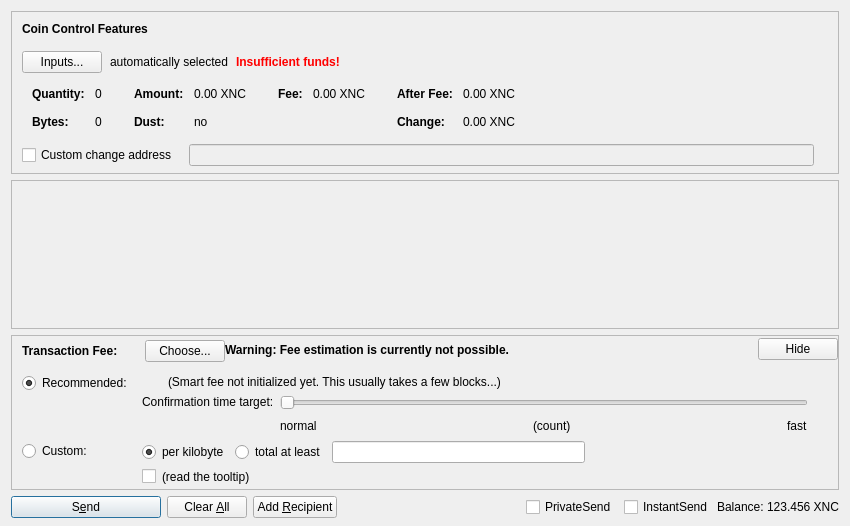
<?xml version="1.0" encoding="UTF-8"?>
<ui version="4.0">
 <class>SendCoinsDialog</class>
 <widget class="QDialog" name="SendCoinsDialog">
  <property name="geometry">
   <rect>
    <x>0</x>
    <y>0</y>
    <width>850</width>
    <height>526</height>
   </rect>
  </property>
  <property name="windowTitle">
   <string>Send Coins</string>
  </property>
  <layout class="QVBoxLayout" name="verticalLayout" stretch="0,1,0,0">
   <property name="bottomMargin">
    <number>8</number>
   </property>
   <item>
    <widget class="QFrame" name="frameCoinControl">
     <property name="sizePolicy">
      <sizepolicy hsizetype="Expanding" vsizetype="Expanding">
       <horstretch>0</horstretch>
       <verstretch>0</verstretch>
      </sizepolicy>
     </property>
     <property name="maximumSize">
      <size>
       <width>16777215</width>
       <height>16777215</height>
      </size>
     </property>
     <property name="frameShape">
      <enum>QFrame::StyledPanel</enum>
     </property>
     <property name="frameShadow">
      <enum>QFrame::Sunken</enum>
     </property>
     <layout class="QVBoxLayout" name="verticalLayoutCoinControl2">
      <property name="spacing">
       <number>0</number>
      </property>
      <property name="leftMargin">
       <number>0</number>
      </property>
      <property name="topMargin">
       <number>0</number>
      </property>
      <property name="rightMargin">
       <number>0</number>
      </property>
      <property name="bottomMargin">
       <number>6</number>
      </property>
      <item>
       <layout class="QVBoxLayout" name="verticalLayoutCoinControl" stretch="0,0,0,0,1">
        <property name="spacing">
         <number>0</number>
        </property>
        <property name="leftMargin">
         <number>10</number>
        </property>
        <property name="topMargin">
         <number>10</number>
        </property>
        <item>
         <layout class="QHBoxLayout" name="horizontalLayoutCoinControl1">
          <property name="bottomMargin">
           <number>15</number>
          </property>
          <item>
           <widget class="QLabel" name="labelCoinControlFeatures">
            <property name="sizePolicy">
             <sizepolicy hsizetype="Preferred" vsizetype="Maximum">
              <horstretch>0</horstretch>
              <verstretch>0</verstretch>
             </sizepolicy>
            </property>
            <property name="font">
             <font>
              <weight>75</weight>
              <bold>true</bold>
             </font>
            </property>
            <property name="styleSheet">
             <string notr="true">font-weight:bold;</string>
            </property>
            <property name="text">
             <string>Coin Control Features</string>
            </property>
           </widget>
          </item>
         </layout>
        </item>
        <item>
         <layout class="QHBoxLayout" name="horizontalLayoutCoinControl2" stretch="0,0,0,0">
          <property name="spacing">
           <number>8</number>
          </property>
          <property name="bottomMargin">
           <number>10</number>
          </property>
          <item>
           <widget class="QPushButton" name="pushButtonCoinControl">
            <property name="styleSheet">
             <string notr="true"/>
            </property>
            <property name="text">
             <string>Inputs...</string>
            </property>
            <property name="autoDefault">
             <bool>false</bool>
            </property>
           </widget>
          </item>
          <item>
           <widget class="QLabel" name="labelCoinControlAutomaticallySelected">
            <property name="text">
             <string>automatically selected</string>
            </property>
            <property name="margin">
             <number>5</number>
            </property>
           </widget>
          </item>
          <item>
           <widget class="QLabel" name="labelCoinControlInsuffFunds">
            <property name="font">
             <font>
              <weight>75</weight>
              <bold>true</bold>
             </font>
            </property>
            <property name="styleSheet">
             <string notr="true">color:red;font-weight:bold;</string>
            </property>
            <property name="text">
             <string>Insufficient funds!</string>
            </property>
            <property name="margin">
             <number>5</number>
            </property>
           </widget>
          </item>
          <item>
           <spacer name="horizontalSpacerCoinControl">
            <property name="orientation">
             <enum>Qt::Horizontal</enum>
            </property>
            <property name="sizeHint" stdset="0">
             <size>
              <width>40</width>
              <height>1</height>
             </size>
            </property>
           </spacer>
          </item>
         </layout>
        </item>
        <item>
         <widget class="QWidget" name="widgetCoinControl" native="true">
          <property name="sizePolicy">
           <sizepolicy hsizetype="Preferred" vsizetype="Preferred">
            <horstretch>0</horstretch>
            <verstretch>0</verstretch>
           </sizepolicy>
          </property>
          <property name="minimumSize">
           <size>
            <width>0</width>
            <height>0</height>
           </size>
          </property>
          <property name="styleSheet">
           <string notr="true"/>
          </property>
          <layout class="QHBoxLayout" name="horizontalLayoutCoinControl5">
           <property name="leftMargin">
            <number>0</number>
           </property>
           <property name="topMargin">
            <number>0</number>
           </property>
           <property name="rightMargin">
            <number>0</number>
           </property>
           <property name="bottomMargin">
            <number>0</number>
           </property>
           <item>
            <layout class="QHBoxLayout" name="horizontalLayoutCoinControl3" stretch="0,0,0,1">
             <property name="spacing">
              <number>20</number>
             </property>
             <property name="topMargin">
              <number>0</number>
             </property>
             <property name="bottomMargin">
              <number>10</number>
             </property>
             <item>
              <layout class="QFormLayout" name="formLayoutCoinControl1">
               <property name="horizontalSpacing">
                <number>10</number>
               </property>
               <property name="verticalSpacing">
                <number>14</number>
               </property>
               <property name="leftMargin">
                <number>10</number>
               </property>
               <property name="topMargin">
                <number>4</number>
               </property>
               <property name="rightMargin">
                <number>6</number>
               </property>
               <item row="0" column="0">
                <widget class="QLabel" name="labelCoinControlQuantityText">
                 <property name="font">
                  <font>
                   <weight>75</weight>
                   <bold>true</bold>
                  </font>
                 </property>
                 <property name="text">
                  <string>Quantity:</string>
                 </property>
                 <property name="margin">
                  <number>0</number>
                 </property>
                </widget>
               </item>
               <item row="0" column="1">
                <widget class="QLabel" name="labelCoinControlQuantity">
                 <property name="cursor">
                  <cursorShape>IBeamCursor</cursorShape>
                 </property>
                 <property name="contextMenuPolicy">
                  <enum>Qt::ActionsContextMenu</enum>
                 </property>
                 <property name="text">
                  <string notr="true">0</string>
                 </property>
                 <property name="margin">
                  <number>0</number>
                 </property>
                 <property name="textInteractionFlags">
                  <set>Qt::LinksAccessibleByMouse|Qt::TextSelectableByKeyboard|Qt::TextSelectableByMouse</set>
                 </property>
                </widget>
               </item>
               <item row="1" column="0">
                <widget class="QLabel" name="labelCoinControlBytesText">
                 <property name="font">
                  <font>
                   <weight>75</weight>
                   <bold>true</bold>
                  </font>
                 </property>
                 <property name="text">
                  <string>Bytes:</string>
                 </property>
                </widget>
               </item>
               <item row="1" column="1">
                <widget class="QLabel" name="labelCoinControlBytes">
                 <property name="cursor">
                  <cursorShape>IBeamCursor</cursorShape>
                 </property>
                 <property name="contextMenuPolicy">
                  <enum>Qt::ActionsContextMenu</enum>
                 </property>
                 <property name="text">
                  <string notr="true">0</string>
                 </property>
                 <property name="textInteractionFlags">
                  <set>Qt::LinksAccessibleByMouse|Qt::TextSelectableByKeyboard|Qt::TextSelectableByMouse</set>
                 </property>
                </widget>
               </item>
              </layout>
             </item>
             <item>
              <layout class="QFormLayout" name="formLayoutCoinControl2">
               <property name="horizontalSpacing">
                <number>10</number>
               </property>
               <property name="verticalSpacing">
                <number>14</number>
               </property>
               <property name="leftMargin">
                <number>6</number>
               </property>
               <property name="topMargin">
                <number>4</number>
               </property>
               <property name="rightMargin">
                <number>6</number>
               </property>
               <item row="0" column="0">
                <widget class="QLabel" name="labelCoinControlAmountText">
                 <property name="font">
                  <font>
                   <weight>75</weight>
                   <bold>true</bold>
                  </font>
                 </property>
                 <property name="text">
                  <string>Amount:</string>
                 </property>
                 <property name="margin">
                  <number>0</number>
                 </property>
                </widget>
               </item>
               <item row="0" column="1">
                <widget class="QLabel" name="labelCoinControlAmount">
                 <property name="cursor">
                  <cursorShape>IBeamCursor</cursorShape>
                 </property>
                 <property name="contextMenuPolicy">
                  <enum>Qt::ActionsContextMenu</enum>
                 </property>
                 <property name="text">
                  <string notr="true">0.00 XNC</string>
                 </property>
                 <property name="textInteractionFlags">
                  <set>Qt::LinksAccessibleByMouse|Qt::TextSelectableByKeyboard|Qt::TextSelectableByMouse</set>
                 </property>
                </widget>
               </item>
               <item row="1" column="0">
                <widget class="QLabel" name="labelCoinControlLowOutputText">
                 <property name="font">
                  <font>
                   <weight>75</weight>
                   <bold>true</bold>
                  </font>
                 </property>
                 <property name="text">
                  <string>Dust:</string>
                 </property>
                </widget>
               </item>
               <item row="1" column="1">
                <widget class="QLabel" name="labelCoinControlLowOutput">
                 <property name="cursor">
                  <cursorShape>IBeamCursor</cursorShape>
                 </property>
                 <property name="contextMenuPolicy">
                  <enum>Qt::ActionsContextMenu</enum>
                 </property>
                 <property name="text">
                  <string notr="true">no</string>
                 </property>
                 <property name="textInteractionFlags">
                  <set>Qt::LinksAccessibleByMouse|Qt::TextSelectableByKeyboard|Qt::TextSelectableByMouse</set>
                 </property>
                </widget>
               </item>
              </layout>
             </item>
             <item>
              <layout class="QFormLayout" name="formLayoutCoinControl3">
               <property name="horizontalSpacing">
                <number>10</number>
               </property>
               <property name="verticalSpacing">
                <number>14</number>
               </property>
               <property name="leftMargin">
                <number>6</number>
               </property>
               <property name="topMargin">
                <number>4</number>
               </property>
               <property name="rightMargin">
                <number>6</number>
               </property>
               <item row="0" column="0">
                <widget class="QLabel" name="labelCoinControlFeeText">
                 <property name="font">
                  <font>
                   <weight>75</weight>
                   <bold>true</bold>
                  </font>
                 </property>
                 <property name="text">
                  <string>Fee:</string>
                 </property>
                 <property name="margin">
                  <number>0</number>
                 </property>
                </widget>
               </item>
               <item row="0" column="1">
                <widget class="QLabel" name="labelCoinControlFee">
                 <property name="cursor">
                  <cursorShape>IBeamCursor</cursorShape>
                 </property>
                 <property name="contextMenuPolicy">
                  <enum>Qt::ActionsContextMenu</enum>
                 </property>
                 <property name="text">
                  <string notr="true">0.00 XNC</string>
                 </property>
                 <property name="textInteractionFlags">
                  <set>Qt::LinksAccessibleByMouse|Qt::TextSelectableByKeyboard|Qt::TextSelectableByMouse</set>
                 </property>
                </widget>
               </item>
              </layout>
             </item>
             <item>
              <layout class="QFormLayout" name="formLayoutCoinControl4">
               <property name="horizontalSpacing">
                <number>10</number>
               </property>
               <property name="verticalSpacing">
                <number>14</number>
               </property>
               <property name="leftMargin">
                <number>6</number>
               </property>
               <property name="topMargin">
                <number>4</number>
               </property>
               <property name="rightMargin">
                <number>6</number>
               </property>
               <item row="0" column="0">
                <widget class="QLabel" name="labelCoinControlAfterFeeText">
                 <property name="font">
                  <font>
                   <weight>75</weight>
                   <bold>true</bold>
                  </font>
                 </property>
                 <property name="text">
                  <string>After Fee:</string>
                 </property>
                 <property name="margin">
                  <number>0</number>
                 </property>
                </widget>
               </item>
               <item row="0" column="1">
                <widget class="QLabel" name="labelCoinControlAfterFee">
                 <property name="cursor">
                  <cursorShape>IBeamCursor</cursorShape>
                 </property>
                 <property name="contextMenuPolicy">
                  <enum>Qt::ActionsContextMenu</enum>
                 </property>
                 <property name="text">
                  <string notr="true">0.00 XNC</string>
                 </property>
                 <property name="textInteractionFlags">
                  <set>Qt::LinksAccessibleByMouse|Qt::TextSelectableByKeyboard|Qt::TextSelectableByMouse</set>
                 </property>
                </widget>
               </item>
               <item row="1" column="0">
                <widget class="QLabel" name="labelCoinControlChangeText">
                 <property name="font">
                  <font>
                   <weight>75</weight>
                   <bold>true</bold>
                  </font>
                 </property>
                 <property name="text">
                  <string>Change:</string>
                 </property>
                </widget>
               </item>
               <item row="1" column="1">
                <widget class="QLabel" name="labelCoinControlChange">
                 <property name="cursor">
                  <cursorShape>IBeamCursor</cursorShape>
                 </property>
                 <property name="contextMenuPolicy">
                  <enum>Qt::ActionsContextMenu</enum>
                 </property>
                 <property name="text">
                  <string notr="true">0.00 XNC</string>
                 </property>
                 <property name="textInteractionFlags">
                  <set>Qt::LinksAccessibleByMouse|Qt::TextSelectableByKeyboard|Qt::TextSelectableByMouse</set>
                 </property>
                </widget>
               </item>
              </layout>
             </item>
            </layout>
           </item>
          </layout>
         </widget>
        </item>
        <item>
         <layout class="QHBoxLayout" name="horizontalLayoutCoinControl4" stretch="0,0,0">
          <property name="spacing">
           <number>12</number>
          </property>
          <property name="sizeConstraint">
           <enum>QLayout::SetDefaultConstraint</enum>
          </property>
          <property name="topMargin">
           <number>5</number>
          </property>
          <property name="rightMargin">
           <number>5</number>
          </property>
          <item>
           <widget class="QCheckBox" name="checkBoxCoinControlChange">
            <property name="toolTip">
             <string>If this is activated, but the change address is empty or invalid, change will be sent to a newly generated address.</string>
            </property>
            <property name="text">
             <string>Custom change address</string>
            </property>
           </widget>
          </item>
          <item>
           <widget class="QValidatedLineEdit" name="lineEditCoinControlChange">
            <property name="enabled">
             <bool>false</bool>
            </property>
            <property name="sizePolicy">
             <sizepolicy hsizetype="Expanding" vsizetype="Fixed">
              <horstretch>0</horstretch>
              <verstretch>0</verstretch>
             </sizepolicy>
            </property>
           </widget>
          </item>
          <item>
           <widget class="QLabel" name="labelCoinControlChangeLabel">
            <property name="sizePolicy">
             <sizepolicy hsizetype="Preferred" vsizetype="Expanding">
              <horstretch>0</horstretch>
              <verstretch>0</verstretch>
             </sizepolicy>
            </property>
            <property name="minimumSize">
             <size>
              <width>0</width>
              <height>0</height>
             </size>
            </property>
            <property name="text">
             <string/>
            </property>
            <property name="margin">
             <number>3</number>
            </property>
           </widget>
          </item>
         </layout>
        </item>
        <item>
         <spacer name="verticalSpacerCoinControl">
          <property name="orientation">
           <enum>Qt::Vertical</enum>
          </property>
          <property name="sizeHint" stdset="0">
           <size>
            <width>800</width>
            <height>1</height>
           </size>
          </property>
         </spacer>
        </item>
       </layout>
      </item>
     </layout>
    </widget>
   </item>
   <item>
    <widget class="QScrollArea" name="scrollArea">
     <property name="widgetResizable">
      <bool>true</bool>
     </property>
     <widget class="QWidget" name="scrollAreaWidgetContents">
      <property name="geometry">
       <rect>
        <x>0</x>
        <y>0</y>
        <width>830</width>
        <height>104</height>
       </rect>
      </property>
      <layout class="QVBoxLayout" name="verticalLayout_2" stretch="0,1">
       <property name="leftMargin">
        <number>0</number>
       </property>
       <property name="topMargin">
        <number>0</number>
       </property>
       <property name="rightMargin">
        <number>0</number>
       </property>
       <property name="bottomMargin">
        <number>0</number>
       </property>
       <item>
        <layout class="QVBoxLayout" name="entries">
         <property name="spacing">
          <number>6</number>
         </property>
        </layout>
       </item>
       <item>
        <spacer name="verticalSpacer">
         <property name="orientation">
          <enum>Qt::Vertical</enum>
         </property>
         <property name="sizeHint" stdset="0">
          <size>
           <width>20</width>
           <height>40</height>
          </size>
         </property>
        </spacer>
       </item>
      </layout>
     </widget>
    </widget>
   </item>
   <item>
    <widget class="QFrame" name="frameFee">
     <property name="sizePolicy">
      <sizepolicy hsizetype="Expanding" vsizetype="Expanding">
       <horstretch>0</horstretch>
       <verstretch>0</verstretch>
      </sizepolicy>
     </property>
     <property name="maximumSize">
      <size>
       <width>16777215</width>
       <height>16777215</height>
      </size>
     </property>
     <property name="frameShape">
      <enum>QFrame::StyledPanel</enum>
     </property>
     <property name="frameShadow">
      <enum>QFrame::Sunken</enum>
     </property>
     <layout class="QVBoxLayout" name="verticalLayoutFee1">
      <property name="spacing">
       <number>0</number>
      </property>
      <property name="leftMargin">
       <number>0</number>
      </property>
      <property name="topMargin">
       <number>0</number>
      </property>
      <property name="rightMargin">
       <number>0</number>
      </property>
      <property name="bottomMargin">
       <number>0</number>
      </property>
      <item>
       <layout class="QVBoxLayout" name="verticalLayoutFee2" stretch="0,0,0">
        <property name="spacing">
         <number>0</number>
        </property>
        <property name="leftMargin">
         <number>10</number>
        </property>
        <property name="topMargin">
         <number>0</number>
        </property>
        <item>
         <layout class="QHBoxLayout" name="horizontalLayoutFee1">
          <property name="bottomMargin">
           <number>0</number>
          </property>
          <item>
           <layout class="QVBoxLayout" name="verticalLayoutFee7">
            <property name="spacing">
             <number>0</number>
            </property>
            <item>
             <spacer name="verticalSpacerSmartFee">
              <property name="orientation">
               <enum>Qt::Vertical</enum>
              </property>
              <property name="sizeType">
               <enum>QSizePolicy::Fixed</enum>
              </property>
              <property name="sizeHint" stdset="0">
               <size>
                <width>1</width>
                <height>4</height>
               </size>
              </property>
             </spacer>
            </item>
            <item>
             <layout class="QHBoxLayout" name="horizontalLayoutSmartFee">
              <property name="spacing">
               <number>10</number>
              </property>
              <item>
               <widget class="QLabel" name="labelFeeHeadline">
                <property name="sizePolicy">
                 <sizepolicy hsizetype="Preferred" vsizetype="Maximum">
                  <horstretch>0</horstretch>
                  <verstretch>0</verstretch>
                 </sizepolicy>
                </property>
                <property name="font">
                 <font>
                  <weight>75</weight>
                  <bold>true</bold>
                 </font>
                </property>
                <property name="styleSheet">
                 <string notr="true">font-weight:bold;</string>
                </property>
                <property name="text">
                 <string>Transaction Fee:</string>
                </property>
               </widget>
              </item>
              <item>
               <widget class="QLabel" name="labelFeeMinimized">
                <property name="text">
                 <string/>
                </property>
               </widget>
              </item>
              <item>
               <widget class="QPushButton" name="buttonChooseFee">
                <property name="text">
                 <string>Choose...</string>
                </property>
               </widget>
              </item>
             </layout>
            </item>
            <item>
             <spacer name="verticalSpacer_5">
              <property name="orientation">
               <enum>Qt::Vertical</enum>
              </property>
              <property name="sizeHint" stdset="0">
               <size>
                <width>1</width>
                <height>1</height>
               </size>
              </property>
             </spacer>
            </item>
           </layout>
          </item>
          <item>
           <widget class="QLabel" name="fallbackFeeWarningLabel">
            <property name="toolTip">
             <string>Using the fallbackfee can result in sending a transaction that will take several hours or days (or never) to confirm. Consider choosing your fee manually or wait until your have validated the complete chain.</string>
            </property>
            <property name="font">
            <font>
                <weight>75</weight>
                <bold>true</bold>
            </font>
            </property>
            <property name="text">
             <string>Warning: Fee estimation is currently not possible.</string>
            </property>
            <property name="wordWrap">
             <bool>false</bool>
            </property>
           </widget>
          </item>
          <item>
           <spacer name="horizontalSpacer_4">
            <property name="orientation">
             <enum>Qt::Horizontal</enum>
            </property>
            <property name="sizeType">
             <enum>QSizePolicy::MinimumExpanding</enum>
            </property>
            <property name="sizeHint" stdset="0">
             <size>
              <width>40</width>
              <height>20</height>
             </size>
            </property>
           </spacer>
          </item>
          <item>
           <widget class="QPushButton" name="buttonMinimizeFee">
            <property name="toolTip">
             <string>collapse fee-settings</string>
            </property>
            <property name="text">
             <string>Hide</string>
            </property>
           </widget>
          </item>
         </layout>
        </item>
        <item>
         <widget class="QFrame" name="frameFeeSelection">
          <layout class="QVBoxLayout" name="verticalLayoutFee12">
           <property name="spacing">
            <number>0</number>
           </property>
           <property name="leftMargin">
            <number>0</number>
           </property>
           <property name="topMargin">
            <number>0</number>
           </property>
           <property name="rightMargin">
            <number>0</number>
           </property>
           <property name="bottomMargin">
            <number>0</number>
           </property>
           <item>
            <layout class="QGridLayout" name="gridLayoutFee">
             <property name="topMargin">
              <number>10</number>
             </property>
             <property name="bottomMargin">
              <number>4</number>
             </property>
             <property name="horizontalSpacing">
              <number>10</number>
             </property>
             <property name="verticalSpacing">
              <number>4</number>
             </property>
             <item row="1" column="1">
              <layout class="QVBoxLayout" name="verticalLayoutFee8">
               <property name="spacing">
                <number>6</number>
               </property>
               <item>
                <layout class="QHBoxLayout" name="horizontalLayoutFee13">
                 <item>
                  <widget class="QRadioButton" name="radioCustomPerKilobyte">
                   <property name="toolTip">
                    <string>If the custom fee is set to 1000 Xenios and the transaction is only 250 bytes, then &quot;per kilobyte&quot; only pays 250 Xenios in fee,&lt;br /&gt;while &quot;at least&quot; pays 1000 Xenios. For transactions bigger than a kilobyte both pay by kilobyte.</string>
                   </property>
                   <property name="text">
                    <string>per kilobyte</string>
                   </property>
                   <property name="checked">
                    <bool>true</bool>
                   </property>
                   <attribute name="buttonGroup">
                    <string notr="true">groupCustomFee</string>
                   </attribute>
                  </widget>
                 </item>
                 <item>
                  <widget class="QRadioButton" name="radioCustomAtLeast">
                   <property name="toolTip">
                    <string>If the custom fee is set to 1000 Xenios and the transaction is only 250 bytes, then &quot;per kilobyte&quot; only pays 250 Xenios in fee,&lt;br /&gt;while &quot;total at least&quot; pays 1000 Xenios. For transactions bigger than a kilobyte both pay by kilobyte.</string>
                   </property>
                   <property name="text">
                    <string>total at least</string>
                   </property>
                   <attribute name="buttonGroup">
                    <string notr="true">groupCustomFee</string>
                   </attribute>
                  </widget>
                 </item>
                 <item>
                  <widget class="BitcoinAmountField" name="customFee"/>
                 </item>
                 <item>
                  <spacer name="horizontalSpacer_6">
                   <property name="orientation">
                    <enum>Qt::Horizontal</enum>
                   </property>
                   <property name="sizeHint" stdset="0">
                    <size>
                     <width>1</width>
                     <height>1</height>
                    </size>
                   </property>
                  </spacer>
                 </item>
                </layout>
               </item>
               <item>
                <layout class="QHBoxLayout" name="horizontalLayoutFee8">
                 <item>
                  <widget class="QCheckBox" name="checkBoxMinimumFee">
                   <property name="toolTip">
                    <string>Paying only the minimum fee is just fine as long as there is less transaction volume than space in the blocks.&lt;br /&gt;But be aware that this can end up in a never confirming transaction once there is more demand for xenios transactions than the network can process.</string>
                   </property>
                   <property name="text">
                    <string/>
                   </property>
                  </widget>
                 </item>
                 <item>
                  <widget class="QLabel" name="labelMinFeeWarning">
                   <property name="enabled">
                    <bool>true</bool>
                   </property>
                   <property name="toolTip">
                    <string>Paying only the minimum fee is just fine as long as there is less transaction volume than space in the blocks.&lt;br /&gt;But be aware that this can end up in a never confirming transaction once there is more demand for xenios transactions than the network can process.</string>
                   </property>
                   <property name="text">
                    <string>(read the tooltip)</string>
                   </property>
                   <property name="margin">
                    <number>5</number>
                   </property>
                  </widget>
                 </item>
                 <item>
                  <spacer name="horizontalSpacer_2">
                   <property name="orientation">
                    <enum>Qt::Horizontal</enum>
                   </property>
                   <property name="sizeHint" stdset="0">
                    <size>
                     <width>1</width>
                     <height>1</height>
                    </size>
                   </property>
                  </spacer>
                 </item>
                </layout>
               </item>
              </layout>
             </item>
             <item row="0" column="0">
              <layout class="QVBoxLayout" name="verticalLayoutFee4" stretch="0,1">
               <item>
                <widget class="QRadioButton" name="radioSmartFee">
                 <property name="text">
                  <string>Recommended:</string>
                 </property>
                 <property name="checked">
                  <bool>true</bool>
                 </property>
                 <attribute name="buttonGroup">
                  <string notr="true">groupFee</string>
                 </attribute>
                </widget>
               </item>
               <item>
                <spacer name="verticalSpacer_2">
                 <property name="orientation">
                  <enum>Qt::Vertical</enum>
                 </property>
                 <property name="sizeHint" stdset="0">
                  <size>
                   <width>1</width>
                   <height>1</height>
                  </size>
                 </property>
                </spacer>
               </item>
              </layout>
             </item>
             <item row="1" column="0">
              <layout class="QVBoxLayout" name="verticalLayoutFee9" stretch="0,1">
               <item>
                <widget class="QRadioButton" name="radioCustomFee">
                 <property name="text">
                  <string>Custom:</string>
                 </property>
                 <attribute name="buttonGroup">
                  <string notr="true">groupFee</string>
                 </attribute>
                </widget>
               </item>
               <item>
                <spacer name="verticalSpacer_6">
                 <property name="orientation">
                  <enum>Qt::Vertical</enum>
                 </property>
                 <property name="sizeHint" stdset="0">
                  <size>
                   <width>1</width>
                   <height>1</height>
                  </size>
                 </property>
                </spacer>
               </item>
              </layout>
             </item>
             <item row="0" column="1">
              <layout class="QVBoxLayout" name="verticalLayoutFee3" stretch="0,0,1">
               <property name="spacing">
                <number>6</number>
               </property>
               <property name="topMargin">
                <number>2</number>
               </property>
               <item>
                <layout class="QHBoxLayout" name="horizontalLayoutFee12">
                 <item>
                  <widget class="QLabel" name="labelSmartFee">
                   <property name="text">
                    <string/>
                   </property>
                   <property name="margin">
                    <number>2</number>
                   </property>
                  </widget>
                 </item>
                 <item>
                  <widget class="QLabel" name="labelFeeEstimation">
                   <property name="text">
                    <string/>
                   </property>
                  </widget>
                 </item>
                 <item>
                  <widget class="QLabel" name="labelSmartFee2">
                   <property name="text">
                    <string>(Smart fee not initialized yet. This usually takes a few blocks...)</string>
                   </property>
                   <property name="margin">
                    <number>2</number>
                   </property>
                  </widget>
                 </item>
                 <item>
                  <spacer name="horizontalSpacer_5">
                   <property name="orientation">
                    <enum>Qt::Horizontal</enum>
                   </property>
                   <property name="sizeHint" stdset="0">
                    <size>
                     <width>1</width>
                     <height>1</height>
                    </size>
                   </property>
                  </spacer>
                 </item>
                </layout>
               </item>
               <item>
                <layout class="QHBoxLayout" name="horizontalLayoutFee9">
                 <item>
                  <layout class="QVBoxLayout" name="verticalLayoutFee6">
                   <item>
                    <widget class="QLabel" name="labelSmartFee3">
                     <property name="text">
                      <string>Confirmation time target:</string>
                     </property>
                     <property name="margin">
                      <number>2</number>
                     </property>
                    </widget>
                   </item>
                   <item>
                    <spacer name="verticalSpacer_3">
                     <property name="orientation">
                      <enum>Qt::Vertical</enum>
                     </property>
                     <property name="sizeHint" stdset="0">
                      <size>
                       <width>1</width>
                       <height>1</height>
                      </size>
                     </property>
                    </spacer>
                   </item>
                  </layout>
                 </item>
                 <item>
                  <layout class="QVBoxLayout" name="verticalLayoutFee5">
                   <property name="rightMargin">
                    <number>30</number>
                   </property>
                   <item>
                    <widget class="QSlider" name="sliderSmartFee">
                     <property name="minimum">
                      <number>0</number>
                     </property>
                     <property name="maximum">
                      <number>23</number>
                     </property>
                     <property name="pageStep">
                      <number>1</number>
                     </property>
                     <property name="value">
                      <number>0</number>
                     </property>
                     <property name="orientation">
                      <enum>Qt::Horizontal</enum>
                     </property>
                     <property name="invertedAppearance">
                      <bool>false</bool>
                     </property>
                     <property name="invertedControls">
                      <bool>false</bool>
                     </property>
                     <property name="tickPosition">
                      <enum>QSlider::NoTicks</enum>
                     </property>
                    </widget>
                   </item>
                   <item>
                    <layout class="QHBoxLayout" name="horizontalLayoutFee10">
                     <item>
                      <widget class="QLabel" name="labelSmartFeeNormal">
                       <property name="text">
                        <string>normal</string>
                       </property>
                      </widget>
                     </item>
                     <item>
                      <spacer name="horizontalSpacer_7">
                       <property name="orientation">
                        <enum>Qt::Horizontal</enum>
                       </property>
                       <property name="sizeHint" stdset="0">
                        <size>
                         <width>40</width>
                         <height>20</height>
                        </size>
                       </property>
                      </spacer>
                     </item>
                     <item>
                      <widget class="QLabel" name="confirmationTargetLabel">
                       <property name="text">
                        <string notr="true">(count)</string>
                       </property>
                      </widget>
                     </item>
                     <item>
                      <spacer name="horizontalSpacer_3">
                       <property name="orientation">
                        <enum>Qt::Horizontal</enum>
                       </property>
                       <property name="sizeHint" stdset="0">
                        <size>
                         <width>40</width>
                         <height>20</height>
                        </size>
                       </property>
                      </spacer>
                     </item>
                     <item>
                      <widget class="QLabel" name="labelSmartFeeFast">
                       <property name="text">
                        <string>fast</string>
                       </property>
                      </widget>
                     </item>
                    </layout>
                   </item>
                  </layout>
                 </item>
                </layout>
               </item>
               <item>
                <spacer name="verticalSpacer_4">
                 <property name="orientation">
                  <enum>Qt::Vertical</enum>
                 </property>
                 <property name="sizeHint" stdset="0">
                  <size>
                   <width>1</width>
                   <height>1</height>
                  </size>
                 </property>
                </spacer>
               </item>
              </layout>
             </item>
            </layout>
           </item>
          </layout>
         </widget>
        </item>
        <item>
         <spacer name="verticalSpacerFee">
          <property name="orientation">
           <enum>Qt::Vertical</enum>
          </property>
          <property name="sizeHint" stdset="0">
           <size>
            <width>800</width>
            <height>1</height>
           </size>
          </property>
         </spacer>
        </item>
       </layout>
      </item>
     </layout>
    </widget>
   </item>
   <item>
    <layout class="QHBoxLayout" name="horizontalLayout">
     <item>
      <widget class="QPushButton" name="sendButton">
       <property name="minimumSize">
        <size>
         <width>150</width>
         <height>0</height>
        </size>
       </property>
       <property name="toolTip">
        <string>Confirm the send action</string>
       </property>
       <property name="text">
        <string>S&amp;end</string>
       </property>
       <property name="autoDefault">
        <bool>false</bool>
       </property>
       <property name="default">
        <bool>true</bool>
       </property>
      </widget>
     </item>
     <item>
      <widget class="QPushButton" name="clearButton">
       <property name="sizePolicy">
        <sizepolicy hsizetype="Minimum" vsizetype="Fixed">
         <horstretch>0</horstretch>
         <verstretch>0</verstretch>
        </sizepolicy>
       </property>
       <property name="toolTip">
        <string>Clear all fields of the form.</string>
       </property>
       <property name="text">
        <string>Clear &amp;All</string>
       </property>
       <property name="autoDefault">
        <bool>false</bool>
       </property>
      </widget>
     </item>
     <item>
      <widget class="QPushButton" name="addButton">
       <property name="toolTip">
        <string>Send to multiple recipients at once</string>
       </property>
       <property name="text">
        <string>Add &amp;Recipient</string>
       </property>
       <property name="autoDefault">
        <bool>false</bool>
       </property>
      </widget>
     </item>
     <item>
      <spacer name="horizontalSpacer">
       <property name="orientation">
        <enum>Qt::Horizontal</enum>
       </property>
       <property name="sizeHint" stdset="0">
        <size>
         <width>40</width>
         <height>20</height>
        </size>
       </property>
      </spacer>
     </item>
     <item>
      <layout class="QHBoxLayout" name="horizontalLayout_2">
       <property name="spacing">
        <number>3</number>
       </property>
       <item>
        <widget class="QCheckBox" name="checkUsePrivateSend">
         <property name="minimumSize">
          <size>
           <width>95</width>
           <height>0</height>
          </size>
         </property>
         <property name="text">
          <string>PrivateSend</string>
         </property>
         <property name="checked">
          <bool>false</bool>
         </property>
        </widget>
       </item>
       <item>
        <widget class="QCheckBox" name="checkUseInstantSend">
         <property name="enabled">
          <bool>true</bool>
         </property>
         <property name="minimumSize">
          <size>
           <width>85</width>
           <height>0</height>
          </size>
         </property>
         <property name="text">
          <string>InstantSend</string>
         </property>
        </widget>
       </item>
       <item>
        <widget class="QLabel" name="label">
         <property name="text">
          <string>Balance:</string>
         </property>
        </widget>
       </item>
       <item>
        <widget class="QLabel" name="labelBalance">
         <property name="sizePolicy">
          <sizepolicy hsizetype="Preferred" vsizetype="Fixed">
           <horstretch>0</horstretch>
           <verstretch>0</verstretch>
          </sizepolicy>
         </property>
         <property name="cursor">
          <cursorShape>IBeamCursor</cursorShape>
         </property>
         <property name="text">
          <string notr="true">123.456 XNC</string>
         </property>
         <property name="textInteractionFlags">
          <set>Qt::LinksAccessibleByMouse|Qt::TextSelectableByKeyboard|Qt::TextSelectableByMouse</set>
         </property>
        </widget>
       </item>
      </layout>
     </item>
    </layout>
   </item>
  </layout>
 </widget>
 <customwidgets>
  <customwidget>
   <class>QValidatedLineEdit</class>
   <extends>QLineEdit</extends>
   <header>qvalidatedlineedit.h</header>
  </customwidget>
  <customwidget>
   <class>BitcoinAmountField</class>
   <extends>QLineEdit</extends>
   <header>bitcoinamountfield.h</header>
   <container>1</container>
  </customwidget>
 </customwidgets>
 <resources>
  <include location="../xenios.qrc"/>
 </resources>
 <connections/>
 <buttongroups>
  <buttongroup name="groupCustomFee"/>
  <buttongroup name="groupFee"/>
 </buttongroups>
</ui>
